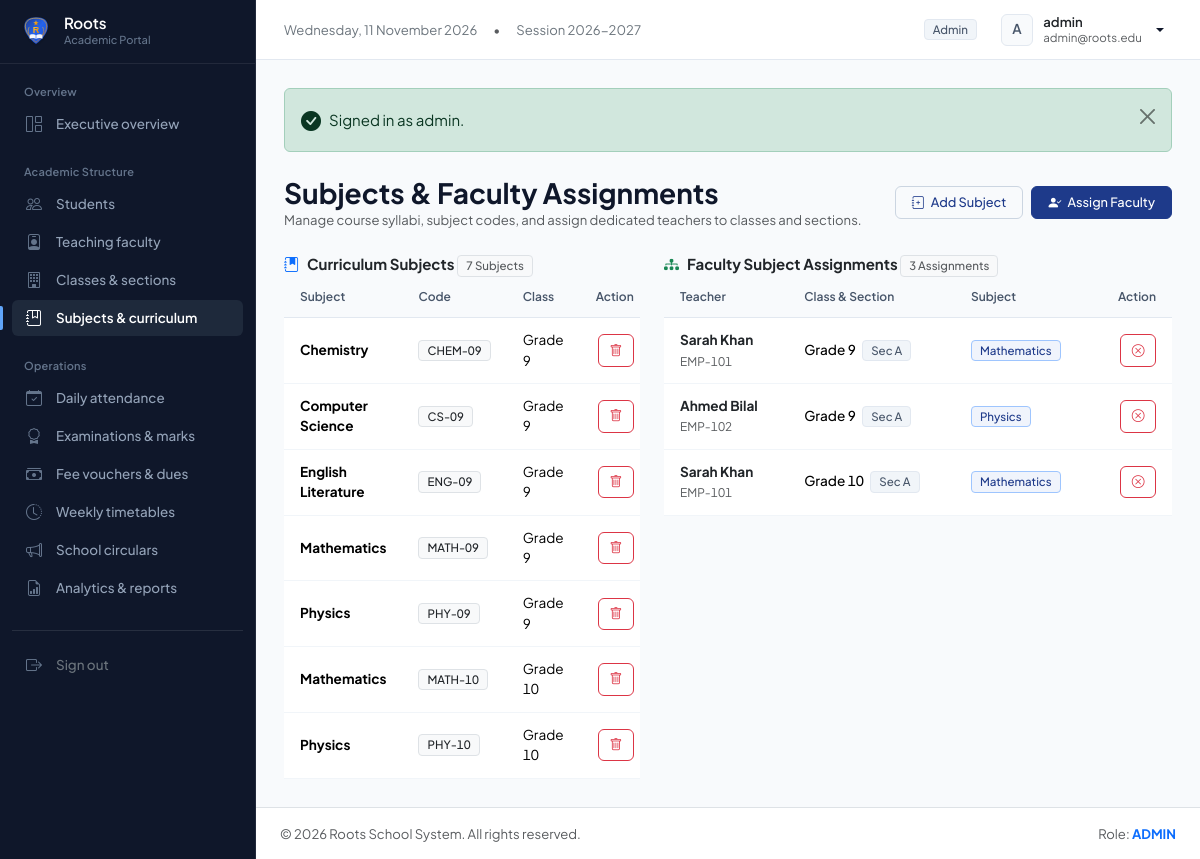
The app's page /admin/subjects.php (signed in) with its own data.
### tables this page shows
CREATE TABLE `subjects` (
    `id` INT AUTO_INCREMENT PRIMARY KEY,
    `subject_name` VARCHAR(100) NOT NULL,
    `subject_code` VARCHAR(30) NOT NULL UNIQUE,
    `class_id` INT NOT NULL,
    `created_at` TIMESTAMP DEFAULT CURRENT_TIMESTAMP,
    FOREIGN KEY (`class_id`) REFERENCES `classes`(`id`) ON DELETE CASCADE
);

CREATE TABLE `classes` (
    `id` INT AUTO_INCREMENT PRIMARY KEY,
    `class_name` VARCHAR(50) NOT NULL,
    `numeric_level` INT NOT NULL,
    `created_at` TIMESTAMP DEFAULT CURRENT_TIMESTAMP
);

CREATE TABLE `teacher_assignments` (
    `id` INT AUTO_INCREMENT PRIMARY KEY,
    `teacher_id` INT NOT NULL,
    `class_id` INT NOT NULL,
    `section_id` INT NOT NULL,
    `subject_id` INT NOT NULL,
    `created_at` TIMESTAMP DEFAULT CURRENT_TIMESTAMP,
    FOREIGN KEY (`teacher_id`) REFERENCES `teachers`(`id`) ON DELETE CASCADE,
    FOREIGN KEY (`class_id`) REFERENCES `classes`(`id`) ON DELETE CASCADE,
    FOREIGN KEY (`section_id`) REFERENCES `sections`(`id`) ON DELETE CASCADE,
    FOREIGN KEY (`subject_id`) REFERENCES `subjects`(`id`) ON DELETE CASCADE,
    UNIQUE KEY `unique_assignment` (`teacher_id`, `class_id`, `section_id`, `subject_id`)
);

CREATE TABLE `teachers` (
    `id` INT AUTO_INCREMENT PRIMARY KEY,
    `user_id` INT NOT NULL UNIQUE,
    `employee_id` VARCHAR(30) NOT NULL UNIQUE,
    `first_name` VARCHAR(50) NOT NULL,
    `last_name` VARCHAR(50) NOT NULL,
    `gender` ENUM('Male', 'Female', 'Other') NOT NULL,
    `phone` VARCHAR(25) NOT NULL,
    `email` VARCHAR(100) NOT NULL,
    `qualification` VARCHAR(100) DEFAULT NULL,
    `joining_date` DATE NOT NULL,
    `salary` DECIMAL(10,2) DEFAULT 0.00,
    `address` TEXT DEFAULT NULL,
    `photo` VARCHAR(255) DEFAULT 'default_avatar.png',
    `created_at` TIMESTAMP DEFAULT CURRENT_TIMESTAMP,
    FOREIGN KEY (`user_id`) REFERENCES `users`(`id`) ON DELETE CASCADE
);

CREATE TABLE `sections` (
    `id` INT AUTO_INCREMENT PRIMARY KEY,
    `class_id` INT NOT NULL,
    `section_name` VARCHAR(10) NOT NULL,
    `room_no` VARCHAR(20) DEFAULT NULL,
    `capacity` INT DEFAULT 40,
    FOREIGN KEY (`class_id`) REFERENCES `classes`(`id`) ON DELETE CASCADE,
    UNIQUE KEY `unique_class_section` (`class_id`, `section_name`)
);

### admin/subjects.php (the view, shortened to what this page needs)
<?php
require_once __DIR__ . '/../includes/header.php';
$pdo = getDB();
$subjects = $pdo->query("
    SELECT sub.*, c.class_name
    FROM subjects sub
    JOIN classes c ON sub.class_id = c.id
    ORDER BY c.numeric_level ASC, sub.subject_name ASC
")->fetchAll();
$assignments = $pdo->query("
    SELECT ta.id, t.first_name, t.last_name, t.employee_id,
           c.class_name, sec.section_name, sub.subject_name, sub.subject_code
    FROM teacher_assignments ta
    JOIN teachers t ON ta.teacher_id = t.id
    JOIN classes c ON ta.class_id = c.id
    JOIN sections sec ON ta.section_id = sec.id
    JOIN subjects sub ON ta.subject_id = sub.id
    ORDER BY c.numeric_level ASC, sec.section_name ASC, sub.subject_name ASC
")->fetchAll();
?>
<div class="d-flex flex-column flex-sm-row justify-content-between align-items-sm-center gap-2 mb-4">
    <div>
        <h3 class="fw-bold text-navy mb-0">Subjects &amp; Faculty Assignments</h3>
        <p class="text-muted small mb-0">Manage course syllabi, subject codes, and assign dedicated teachers to classes and sections.</p>
    </div>
    <div class="d-flex gap-2">
        <button class="btn btn-outline-primary btn-sm px-3" data-bs-toggle="modal" data-bs-target="#addSubjectModal">
            <i class="bi bi-journal-plus me-1"></i> Add Subject
        </button>
        <button class="btn btn-primary btn-sm px-3 shadow-sm" data-bs-toggle="modal" data-bs-target="#assignTeacherModal">
            <i class="bi bi-person-check-fill me-1"></i> Assign Faculty
        </button>
    </div>
</div>
<div class="row g-4">
    <div class="col-12 col-lg-5">
        <div class="content-card h-100">
            <div class="content-card-header">
                <span class="fw-bold text-dark"><i class="bi bi-journal-bookmark-fill text-primary me-2"></i>Curriculum Subjects</span>
                <span class="badge bg-light text-muted border"><?php echo count($subjects); ?> Subjects</span>
            </div>
            <div class="table-responsive">
                <table class="table table-custom align-middle mb-0">
                    <thead>
                        <tr>
                            <th>Subject</th>
                            <th>Code</th>
                            <th>Class</th>
                            <th class="text-end">Action</th>
                        </tr>
                    </thead>
                    <tbody>
                        <?php if (!empty($subjects)): ?>
                            <?php foreach ($subjects as $s): ?>
                                <tr>
                                    <td><strong class="text-navy"><?php echo htmlspecialchars($s['subject_name']); ?></strong></td>
                                    <td><span class="badge bg-light text-dark border"><?php echo htmlspecialchars($s['subject_code']); ?></span></td>
                                    <td><?php echo htmlspecialchars($s['class_name']); ?></td>
                                    <td class="text-end">
                                        <form method="POST" action="" class="d-inline" onsubmit="return confirm('Delete this subject?');">
                                            <button type="submit" class="btn btn-sm btn-outline-danger" title="Delete Subject">
                                                <i class="bi bi-trash"></i>
                                            </button>
                                        </form>
                                    </td>
                                </tr>
                            <?php endforeach; ?>
                        <?php else: ?>
                            <tr><td colspan="4" class="text-center py-4 text-muted">No subjects added yet.</td></tr>
                        <?php endif; ?>
                    </tbody>
                </table>
            </div>
        </div>
    </div>
    <div class="col-12 col-lg-7">
        <div class="content-card h-100">
            <div class="content-card-header">
                <span class="fw-bold text-dark"><i class="bi bi-diagram-3-fill text-success me-2"></i>Faculty Subject Assignments</span>
                <span class="badge bg-light text-muted border"><?php echo count($assignments); ?> Assignments</span>
            </div>
            <div class="table-responsive">
                <table class="table table-custom align-middle mb-0">
                    <thead>
                        <tr>
                            <th>Teacher</th>
                            <th>Class &amp; Section</th>
                            <th>Subject</th>
                            <th class="text-end">Action</th>
                        </tr>
                    </thead>
                    <tbody>
                        <?php if (!empty($assignments)): ?>
                            <?php foreach ($assignments as $a): ?>
                                <tr>
                                    <td>
                                        <div class="fw-bold text-dark"><?php echo htmlspecialchars($a['first_name'] . ' ' . $a['last_name']); ?></div>
                                        <small class="text-muted"><?php echo htmlspecialchars($a['employee_id']); ?></small>
                                    </td>
                                    <td>
                                        <span class="fw-medium"><?php echo htmlspecialchars($a['class_name']); ?></span>
                                        <span class="badge bg-secondary-subtle text-secondary ms-1">Sec <?php echo htmlspecialchars($a['section_name']); ?></span>
                                    </td>
                                    <td>
                                        <span class="badge bg-primary-subtle text-primary border border-primary-subtle">
                                            <?php echo htmlspecialchars($a['subject_name']); ?>
                                        </span>
                                    </td>
                                    <td class="text-end">
                                        <form method="POST" action="" class="d-inline" onsubmit="return confirm('Remove this faculty assignment?');">
                                            <button type="submit" class="btn btn-sm btn-outline-danger" title="Remove Assignment">
                                                <i class="bi bi-x-circle"></i>
                                            </button>
                                        </form>
                                    </td>
                                </tr>
                            <?php endforeach; ?>
                        <?php else: ?>
                            <tr><td colspan="4" class="text-center py-4 text-muted">No faculty assignments allocated yet.</td></tr>
                        <?php endif; ?>
                    </tbody>
                </table>
            </div>
        </div>
    </div>
</div>
<?php require_once __DIR__ . '/../includes/footer.php'; ?>

### assets/css/dashboard.css (style rules this page uses)
:root { --accent: #1e3a8a; --accent-hover: #172554; --accent-subtle: #f0f4fc; --surface-bg: #f8fafc; --surface-card: #ffffff; --surface-card-subtle: #f8fafc; --surface-sidebar: #0f172a; --surface-sidebar-hover: #1e293b; --surface-sidebar-active: #1e293b; --border-light: #e2e8f0; --border-subtle: #edf2f7; --border-sidebar: rgba(255, 255, 255, 0.08); --text-primary: #0f172a; --text-secondary: #475569; --text-muted: #64748b; --text-sidebar: #94a3b8; --text-sidebar-bright: #f8fafc; --success: #15803d; --success-bg: #f0fdf4; --success-border: #bbf7d0; --warning: #b45309; --warning-bg: #fffbeb; --warning-border: #fde68a; --danger: #b91c1c; --danger-bg: #fef2f2; --danger-border: #fecaca; --info: #0369a1; --info-bg: #f0f9ff; --info-border: #bae6fd; --radius-sm: 6px; --radius-md: 8px; --radius-lg: 10px; --shadow-sm: 0 1px 2px 0 rgba(15, 23, 42, 0.04); --shadow-md: 0 4px 6px -1px rgba(15, 23, 42, 0.05), 0 2px 4px -2px rgba(15, 23, 42, 0.03); }
*, *::before, *::after { box-sizing: border-box; }
body { font-family: 'Plus Jakarta Sans', -apple-system, BlinkMacSystemFont, "Segoe UI", Roboto, sans-serif; background-color: var(--surface-bg); color: var(--text-primary); font-size: 0.9375rem; line-height: 1.5; -webkit-font-smoothing: antialiased; -moz-osx-font-smoothing: grayscale; min-height: 100vh; }
.tabular-nums, .stat-value, .table td, .table th, .badge { font-variant-numeric: tabular-nums; font-feature-settings: "tnum" 1; }
.btn { font-size: 0.84rem; font-weight: 500; border-radius: var(--radius-sm); padding: 0.45rem 0.85rem; transition: background-color 0.15s ease, border-color 0.15s ease, color 0.15s ease; box-shadow: none !important; }
.btn-primary { background-color: var(--accent); border-color: var(--accent); color: #ffffff; }
.btn-outline-primary { color: var(--accent); border-color: #cbd5e1; background: transparent; }
.btn-sm { padding: 0.35rem 0.65rem; font-size: 0.8rem; }
.table { color: var(--text-primary); border-color: var(--border-light); font-size: 0.85rem; }
.table th { background-color: #f8fafc; color: var(--text-secondary); font-size: 0.75rem; font-weight: 600; text-transform: capitalize; border-bottom: 1px solid var(--border-light); padding: 0.7rem 1rem; white-space: nowrap; }
.table td { padding: 0.75rem 1rem; vertical-align: middle; border-bottom: 1px solid #f1f5f9; }
.badge { font-weight: 500; font-size: 0.72rem; padding: 0.25rem 0.5rem; border-radius: 4px; letter-spacing: 0; }
.badge.bg-primary-subtle { background-color: var(--accent-subtle) !important; color: var(--accent) !important; border: 1px solid #dbeafe; }
.badge.bg-secondary-subtle { background-color: #f1f5f9 !important; color: #475569 !important; border: 1px solid var(--border-light); }

### records on screen
subjects: subject_name "Chemistry", subject_code "CHEM-09", class.class_name "Grade 9"
subjects: subject_name "Computer Science", subject_code "CS-09", class.class_name "Grade 9"
subjects: subject_name "English Literature", subject_code "ENG-09", class.class_name "Grade 9"
subjects: subject_name "Mathematics", subject_code "MATH-09", class.class_name "Grade 9"
subjects: subject_name "Physics", subject_code "PHY-09", class.class_name "Grade 9"
subjects: subject_name "Mathematics", subject_code "MATH-10", class.class_name "Grade 10"
subjects: subject_name "Physics", subject_code "PHY-10", class.class_name "Grade 10"
teacher_assignments: teacher.last_name "Sarah Khan", teacher.employee_id "EMP-101", class.class_name "Grade 9", section.section_name "A", subject.subject_name "Mathematics"
teacher_assignments: teacher.last_name "Ahmed Bilal", teacher.employee_id "EMP-102", class.class_name "Grade 9", section.section_name "A", subject.subject_name "Physics"
teacher_assignments: teacher.last_name "Sarah Khan", teacher.employee_id "EMP-101", class.class_name "Grade 10", section.section_name "A", subject.subject_name "Mathematics"

### other values on screen
APP_SHORT_NAME "Roots"
APP_YEAR "2026-2027"
$currentUser['role'] "Admin"
substr($currentUser['name'] ?? $currentUser['username'], 0, 1) "A"
$currentUser['name'] "admin"
$currentUser['email'] "admin@roots.edu"
$msg "Signed in as admin."
count($subjects) "7"
count($assignments) "3"
APP_NAME "Roots School System"
$currentUser['role'] "ADMIN"
